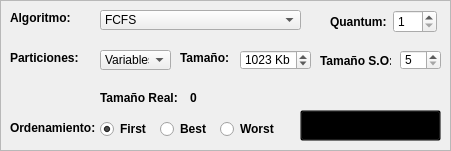
     <widget class="QFrame" name="frame">
      <property name="geometry">
       <rect>
        <x>10</x>
        <y>0</y>
        <width>451</width>
        <height>151</height>
       </rect>
      </property>
      <property name="font">
       <font>
        <pointsize>9</pointsize>
       </font>
      </property>
      <property name="frameShape">
       <enum>QFrame::StyledPanel</enum>
      </property>
      <property name="frameShadow">
       <enum>QFrame::Raised</enum>
      </property>
      <widget class="QWidget" name="layoutWidget_4">
       <property name="geometry">
        <rect>
         <x>330</x>
         <y>10</y>
         <width>107</width>
         <height>24</height>
        </rect>
       </property>
       <property name="font">
        <font>
         <pointsize>9</pointsize>
        </font>
       </property>
       <layout class="QHBoxLayout" name="lay_quantum">
        <item>
         <widget class="QLabel" name="lab_quantum">
          <property name="font">
           <font>
            <pointsize>9</pointsize>
            <weight>75</weight>
            <bold>true</bold>
           </font>
          </property>
          <property name="text">
           <string>Quantum:</string>
          </property>
         </widget>
        </item>
        <item>
         <widget class="QSpinBox" name="quantum">
          <property name="font">
           <font>
            <pointsize>9</pointsize>
           </font>
          </property>
          <property name="autoFillBackground">
           <bool>true</bool>
          </property>
          <property name="styleSheet">
           <string notr="true"/>
          </property>
          <property name="minimum">
           <number>1</number>
          </property>
          <property name="maximum">
           <number>10</number>
          </property>
         </widget>
        </item>
       </layout>
      </widget>
      <widget class="QLabel" name="lab_orden">
       <property name="geometry">
        <rect>
         <x>10</x>
         <y>120</y>
         <width>91</width>
         <height>16</height>
        </rect>
       </property>
       <property name="font">
        <font>
         <family>Arial</family>
         <pointsize>9</pointsize>
         <weight>75</weight>
         <italic>false</italic>
         <bold>true</bold>
        </font>
       </property>
       <property name="mouseTracking">
        <bool>false</bool>
       </property>
       <property name="styleSheet">
        <string notr="true"/>
       </property>
       <property name="text">
        <string>Ordenamiento:</string>
       </property>
      </widget>
      <widget class="QRadioButton" name="FF">
       <property name="geometry">
        <rect>
         <x>100</x>
         <y>120</y>
         <width>51</width>
         <height>18</height>
        </rect>
       </property>
       <property name="font">
        <font>
         <pointsize>9</pointsize>
         <weight>75</weight>
         <bold>true</bold>
        </font>
       </property>
       <property name="text">
        <string>First</string>
       </property>
       <property name="checkable">
        <bool>true</bool>
       </property>
       <property name="checked">
        <bool>true</bool>
       </property>
      </widget>
      <widget class="QRadioButton" name="BF">
       <property name="enabled">
        <bool>true</bool>
       </property>
       <property name="geometry">
        <rect>
         <x>160</x>
         <y>120</y>
         <width>51</width>
         <height>18</height>
        </rect>
       </property>
       <property name="font">
        <font>
         <pointsize>9</pointsize>
         <weight>75</weight>
         <bold>true</bold>
        </font>
       </property>
       <property name="text">
        <string>Best</string>
       </property>
       <property name="checkable">
        <bool>true</bool>
       </property>
      </widget>
      <widget class="QRadioButton" name="WF">
       <property name="geometry">
        <rect>
         <x>220</x>
         <y>120</y>
         <width>61</width>
         <height>18</height>
        </rect>
       </property>
       <property name="font">
        <font>
         <pointsize>9</pointsize>
         <weight>75</weight>
         <bold>true</bold>
        </font>
       </property>
       <property name="text">
        <string>Worst</string>
       </property>
      </widget>
      <widget class="QLabel" name="lab_algoritmo">
       <property name="geometry">
        <rect>
         <x>10</x>
         <y>10</y>
         <width>61</width>
         <height>16</height>
        </rect>
       </property>
       <property name="font">
        <font>
         <family>Arial</family>
         <pointsize>9</pointsize>
         <weight>75</weight>
         <italic>false</italic>
         <bold>true</bold>
        </font>
       </property>
       <property name="mouseTracking">
        <bool>false</bool>
       </property>
       <property name="styleSheet">
        <string notr="true"/>
       </property>
       <property name="text">
        <string>Algoritmo:</string>
       </property>
      </widget>
      <widget class="QComboBox" name="algoritmo">
       <property name="geometry">
        <rect>
         <x>100</x>
         <y>10</y>
         <width>201</width>
         <height>20</height>
        </rect>
       </property>
       <property name="font">
        <font>
         <pointsize>9</pointsize>
        </font>
       </property>
       <property name="currentIndex">
        <number>0</number>
       </property>
       <property name="frame">
        <bool>true</bool>
       </property>
       <item>
        <property name="text">
         <string>FCFS</string>
        </property>
       </item>
       <item>
        <property name="text">
         <string>SJF</string>
        </property>
       </item>
       <item>
        <property name="text">
         <string>SRTF</string>
        </property>
       </item>
       <item>
        <property name="text">
         <string>RR</string>
        </property>
       </item>
       <item>
        <property name="text">
         <string>CM</string>
        </property>
       </item>
      </widget>
      <widget class="QLabel" name="lab_particion">
       <property name="geometry">
        <rect>
         <x>10</x>
         <y>50</y>
         <width>71</width>
         <height>16</height>
        </rect>
       </property>
       <property name="font">
        <font>
         <family>Arial</family>
         <pointsize>9</pointsize>
         <weight>75</weight>
         <italic>false</italic>
         <bold>true</bold>
        </font>
       </property>
       <property name="mouseTracking">
        <bool>false</bool>
       </property>
       <property name="styleSheet">
        <string notr="true"/>
       </property>
       <property name="text">
        <string>Particiones:</string>
       </property>
      </widget>
      <widget class="QComboBox" name="particion">
       <property name="geometry">
        <rect>
         <x>100</x>
         <y>50</y>
         <width>71</width>
         <height>20</height>
        </rect>
       </property>
       <property name="font">
        <font>
         <pointsize>9</pointsize>
        </font>
       </property>
       <property name="currentIndex">
        <number>0</number>
       </property>
       <property name="frame">
        <bool>true</bool>
       </property>
       <item>
        <property name="text">
         <string>Variables</string>
        </property>
       </item>
       <item>
        <property name="text">
         <string>Fijas</string>
        </property>
       </item>
      </widget>
      <widget class="QLabel" name="lab_tam_memoria">
       <property name="geometry">
        <rect>
         <x>180</x>
         <y>50</y>
         <width>55</width>
         <height>16</height>
        </rect>
       </property>
       <property name="font">
        <font>
         <family>Arial</family>
         <pointsize>9</pointsize>
         <weight>75</weight>
         <italic>false</italic>
         <bold>true</bold>
        </font>
       </property>
       <property name="text">
        <string>Tamaño:</string>
       </property>
       <property name="margin">
        <number>0</number>
       </property>
      </widget>
      <widget class="QSpinBox" name="tam_memoria">
       <property name="geometry">
        <rect>
         <x>240</x>
         <y>50</y>
         <width>71</width>
         <height>20</height>
        </rect>
       </property>
       <property name="font">
        <font>
         <pointsize>9</pointsize>
        </font>
       </property>
       <property name="tabletTracking">
        <bool>true</bool>
       </property>
       <property name="toolTip">
        <string>Tamaño de la memoria</string>
       </property>
       <property name="autoFillBackground">
        <bool>false</bool>
       </property>
       <property name="frame">
        <bool>true</bool>
       </property>
       <property name="suffix">
        <string> Kb</string>
       </property>
       <property name="minimum">
        <number>10</number>
       </property>
       <property name="maximum">
        <number>4096</number>
       </property>
       <property name="value">
        <number>1023</number>
       </property>
      </widget>
      <widget class="QPushButton" name="bot_carga_procesos">
       <property name="geometry">
        <rect>
         <x>300</x>
         <y>110</y>
         <width>141</width>
         <height>31</height>
        </rect>
       </property>
       <property name="font">
        <font>
         <pointsize>9</pointsize>
         <weight>75</weight>
         <bold>true</bold>
        </font>
       </property>
       <property name="styleSheet">
        <string notr="true">background:transparent;</string>
       </property>
       <property name="text">
        <string>Cargar Procesos</string>
       </property>
       <property name="icon">
        <iconset>
         <normaloff>iconos/img_bot_carga_procesos.png</normaloff>iconos/img_bot_carga_procesos.png</iconset>
       </property>
       <property name="iconSize">
        <size>
         <width>30</width>
         <height>30</height>
        </size>
       </property>
      </widget>
      <widget class="QLabel" name="lab_tam_so">
       <property name="geometry">
        <rect>
         <x>320</x>
         <y>50</y>
         <width>71</width>
         <height>21</height>
        </rect>
       </property>
       <property name="font">
        <font>
         <family>Arial</family>
         <pointsize>9</pointsize>
         <weight>75</weight>
         <bold>true</bold>
        </font>
       </property>
       <property name="text">
        <string>Tamaño S.O:</string>
       </property>
      </widget>
      <widget class="QSpinBox" name="tam_so">
       <property name="geometry">
        <rect>
         <x>400</x>
         <y>50</y>
         <width>41</width>
         <height>20</height>
        </rect>
       </property>
       <property name="minimum">
        <number>5</number>
       </property>
       <property name="maximum">
        <number>20</number>
       </property>
      </widget>
      <widget class="QLabel" name="lab_tam_real">
       <property name="geometry">
        <rect>
         <x>100</x>
         <y>90</y>
         <width>81</width>
         <height>16</height>
        </rect>
       </property>
       <property name="font">
        <font>
         <family>Arial</family>
         <pointsize>9</pointsize>
         <weight>75</weight>
         <bold>true</bold>
        </font>
       </property>
       <property name="text">
        <string>Tamaño Real:</string>
       </property>
      </widget>
      <widget class="QLabel" name="tam_real">
       <property name="geometry">
        <rect>
         <x>190</x>
         <y>90</y>
         <width>61</width>
         <height>16</height>
        </rect>
       </property>
       <property name="font">
        <font>
         <family>Arial</family>
         <pointsize>9</pointsize>
         <weight>75</weight>
         <bold>true</bold>
        </font>
       </property>
       <property name="text">
        <string>0</string>
       </property>
      </widget>
     </widget>
